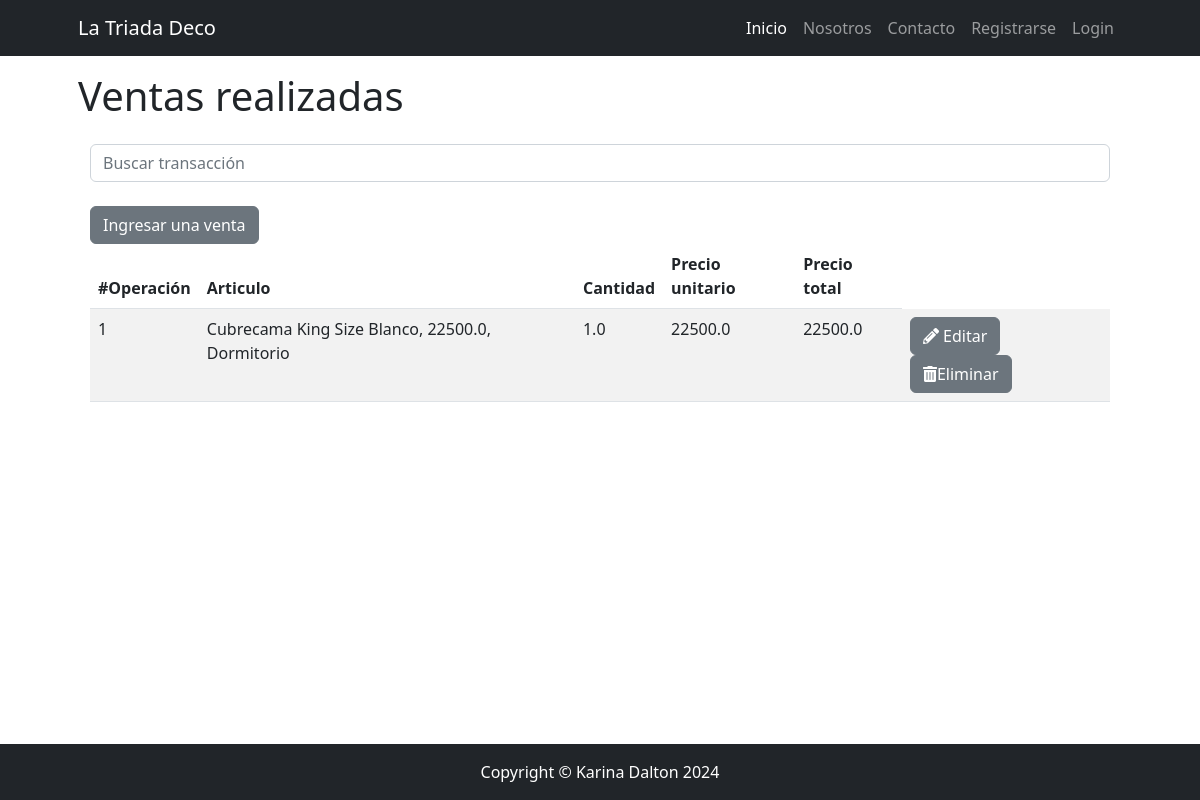
Page /catalogo/venta/list/ on the committed database.
### apps/catalogo/models.py (models this page shows, shortened)
class Venta(models.Model):
    operacion = models.AutoField(primary_key=True, default=1)
    articulo = models.ForeignKey(Producto, on_delete=models.CASCADE)
    cliente = models.ForeignKey(
        Client, null=True, blank=True, on_delete=models.SET_NULL)
    cantidad = models.FloatField()
    precio_unitario = models.FloatField(default=0, editable=False)
    precio_neto = models.FloatField(default=0, editable=False)
    fecha_operacion = models.DateField(
        default=timezone.now, editable=False, verbose_name="fecha de operación")

class Producto(models.Model):
    nombre = models.CharField(max_length=150)
    categoria = models.ForeignKey(
        Categoria, null=True, blank=True, on_delete=models.SET_NULL)
    precio = models.FloatField()
    fecha_creacion = models.DateField(
        default=timezone.now, editable=False, verbose_name="fecha de creación")
    descripcion = models.TextField(
        null=True, blank=True, verbose_name="descripción")
    def __str__(self):
        return f"{self.nombre}, {self.precio}, {self.categoria}"
    class Meta:
        verbose_name = "producto"
        verbose_name_plural = "productos"

class Categoria(models.Model):
    nombre = models.CharField(max_length=100)
    def __str__(self):
        return f"{self.nombre}"

### apps/catalogo/views.py (the view)
# urls.py: path("venta/list/", VentaList.as_view(), name="venta_list"),
class VentaList(ListView):
    model = Venta
    template_name = 'catalogo/venta_list.html'
    def get_queryset(self):
        if self.request.GET.get("consulta"):
            consulta = self.request.GET.get("consulta")
            object_list = Venta.objects.filter(nombre__icontains=consulta)
        else:
            object_list = Venta.objects.all()
        return object_list

### apps/catalogo/templates/catalogo/venta_list.html
{% extends 'core/base.html' %}
{% block content_title %}
Ventas realizadas
{% endblock content_title %}
{% block content %}
<div class="container">
    <div class="mb-4">
        <form method="get">
            <input type="text" class="form-control" name="consulta" placeholder="Buscar transacción">
        </form>
    </div>
    <a {% if user.is_authenticated %} href="{% url 'catalogo:venta_form' %}" {% else %} href="{% url 'core:login' %}"
        {%endif %} class="btn btn-secondary">Ingresar una venta</a>
    <table class="table table-striped">
        <thead>
            <tr>
                <th>#Operación</th>
                <th>Articulo</th>
                <th>Cantidad</th>
                <th>Precio unitario</th>
                <th>Precio total</th>
            </tr>
        </thead>
        <tbody>
            {% for item in object_list %}
            <tr>
                <td>{{ item.operacion }}</td>
                <td>{{ item.articulo }}</td>
                <td>{{ item.cantidad }}</td>
                <td>{{ item.precio_unitario }}</td>
                <td>{{ item.precio_neto }}</td>
                <td>
                    <a href=" {% url 'catalogo:venta_update' item.pk %}" class="btn btn-secondary"><i
                            class="fas fa-pencil-alt"></i> Editar</a>
                    <a href="{% url 'catalogo:venta_confirm_delete' item.pk %}" class="btn btn-secondary"><i
                            class="fas fa-trash-alt"></i>Eliminar</a>
                </td>
            </tr>
            {% empty %}
            <tr>
                <td class="text-center">No hay información disponible.</td>
            </tr>
            {% endfor %}
        </tbody>
    </table>
</div>
{% endblock content %}

### rows in the picture
Venta: operacion "1", articulo "Cubrecama King Size Blanco, 22500.0, Dormitorio", cantidad "1.0", precio_unitario "22500.0", precio_neto "22500.0"
